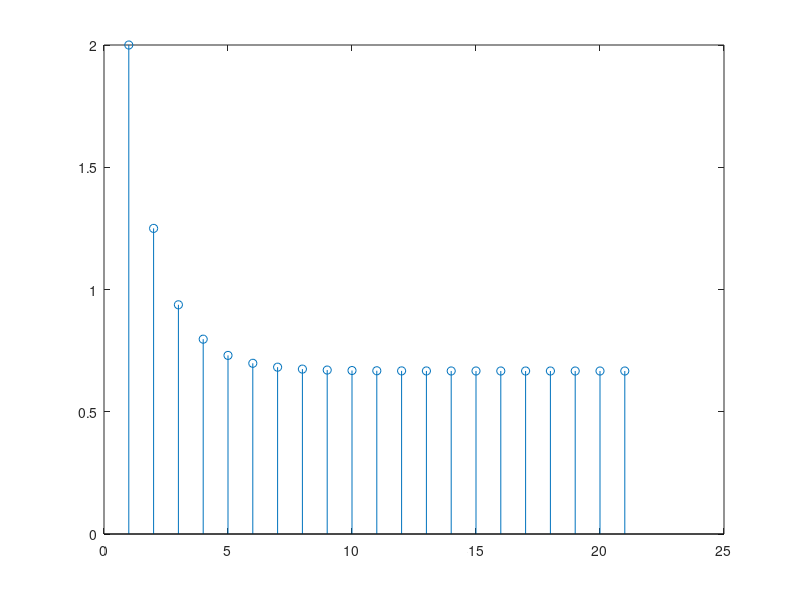

Recreate this plot in MATLAB.
clc;close all;clear all;
a=2;
b=[2 -3 1];
y=[4 10];
p=filtic(a,b,y)
n=0:20;
for i=1:length(n)
    if(n(i)>=0)
        x1(i)=1;
    else
        x1(i)=0;
    end
end
x=((1/4).^n).*x1;
d=filter(a,b,x,p)
stem(d)
